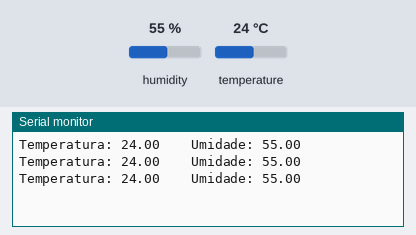
Bench run of a sketch on a simulated ESP32. On the bench: the last lines printed to the serial monitor. The test bench sets the inputs (shaded band); at power-on: humidity 55 %, temperature 24 °C.

Above: at 2.8 s.
2.9 s: humidity set to 22 %
At 5.5 s:
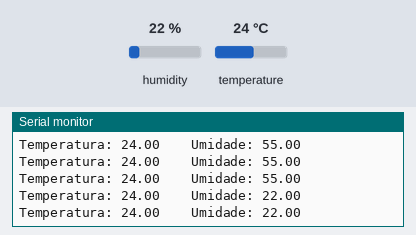
5.6 s: temperature set to 12 °C
At 6.5 s:
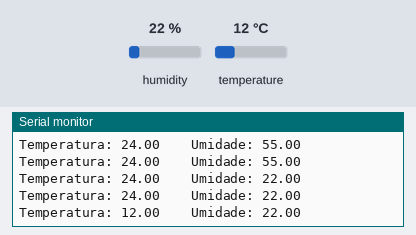
8.3 s: humidity set to 40 %
At 9.6 s:
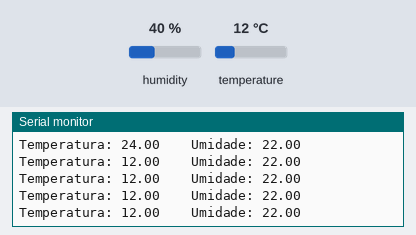
Timing chart, 0 to 11.3 s (numbered marks = the images above; inputs shaded):
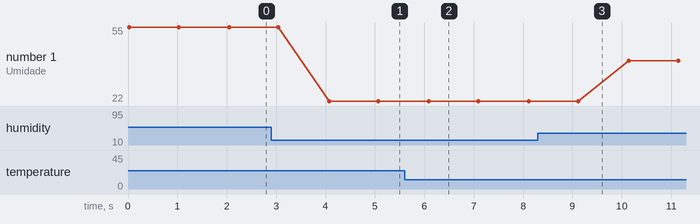

Measured:
- after the input at 2.9 s, the serial monitor: prints a new line after 1.2 s (image 1)
- after the input at 5.6 s, the serial monitor: prints a new line after 0.49 s (image 2)
- plotted number 1: 55 → 22 after the input at 2.9 s, 22 → 40 after the input at 8.3 s

The sketch:

sensor_dht11.ino
```cpp
#include <DHT.h>
#include <DHT_U.h>
#define DHTPIN 5
DHT dht11(DHTPIN, DHT11);
void setup() {
  dht11.begin();
  Serial.begin(115200);
}
void loop() {
  float umidade = dht11.readHumidity();
  float temperatura = dht11.readTemperature();
  if ( !isnan(temperatura) && !isnan(umidade)) {
    Serial.printf("Temperatura: %5.2f    Umidade: %5.2f\n", temperatura, umidade);
  } else {
   Serial.println("Erro ao ler dados do sensor");
  }
  delay( 1000 );
}
```
